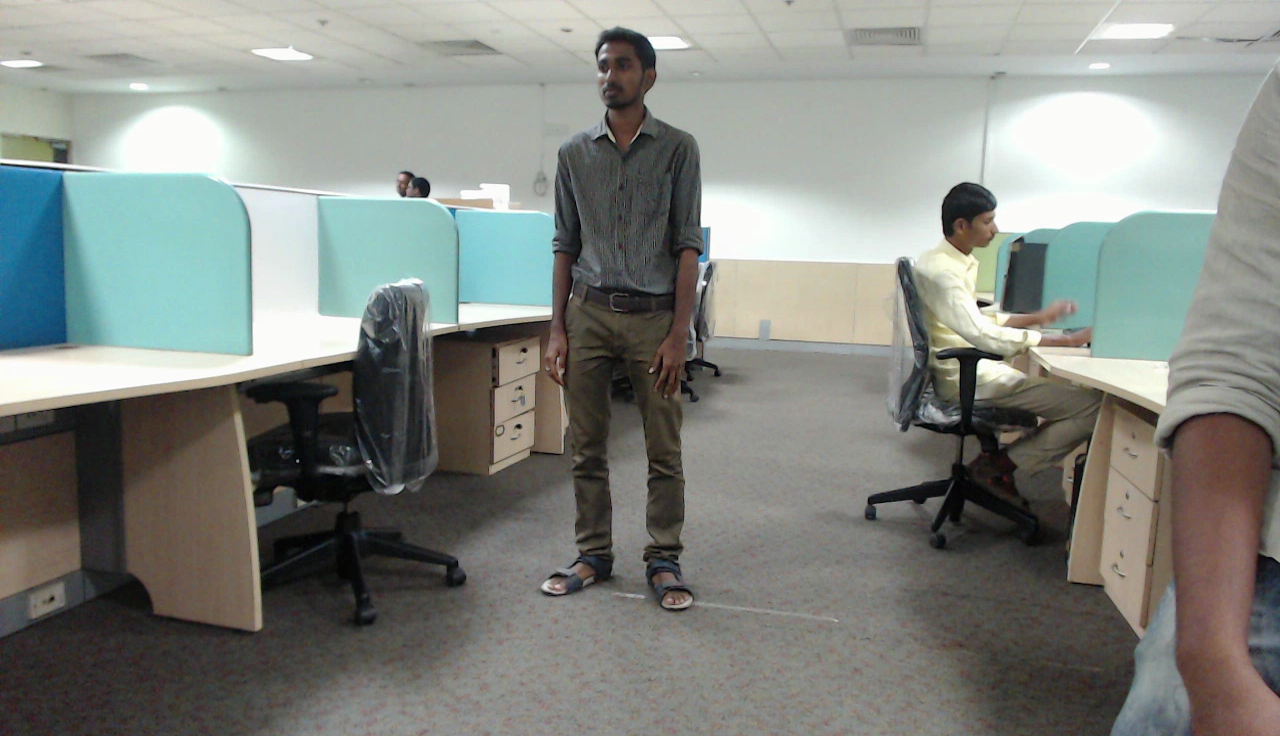
#> input picture rgb_img.png, 1280 x 736 px
$ python random_crop.py   (older library calls are emulated)
#> lines starting #> are read from the running program, lines starting #| are printed output that depends on the picture; after the words box and inside, x2 and y2 are one past the last pixel; in counts of white or black regions, pixels touching at a corner belong together; long printed decimals are rounded
import os
import cv2
import numpy as np
# import scipy.misc as smi
# import tensorflow as tf

def check_area_percentage(orig_mask, cropped_mask, value, ratio):
	# print 'orig_mask.shape, mask.shape, value, percent'
	# print orig_mask.shape, cropped_mask.shape, value, ratio

	area_orig = len(np.where(orig_mask == value)[0])
	area_cropped = len(np.where(cropped_mask == value)[0])

	print( 'ratio', float(area_cropped) / float(area_orig), float(area_cropped) / float(area_orig) >= ratio)
	if float(area_cropped) / float(area_orig) >= ratio:
		return True
	else:
		return False


def random_crop(rgb_img, orig_mask, crop_size, pixel_value, ratio):
    assert rgb_img.shape[0] == orig_mask.shape[0]
    assert rgb_img.shape[1] == orig_mask.shape[1]

    height, width, _ = rgb_img.shape
    w_range = (width - crop_size[0]) // 2 if width>crop_size[0] else 0
    h_range = (height - crop_size[1]) // 2 if height>crop_size[1] else 0

    w_offset = 0 if w_range == 0 else np.random.randint(w_range)
    h_offset = 0 if h_range == 0 else np.random.randint(h_range)

    cropped_rgb = rgb_img[h_offset:h_offset+crop_size[0], w_offset:w_offset+crop_size[1], :]
    cropped_mask = orig_mask[h_offset:h_offset+crop_size[0], w_offset:w_offset+crop_size[1]]

    Area_status = check_area_percentage(orig_mask.copy(), cropped_mask.copy(), pixel_value, ratio)

    return cropped_rgb, cropped_mask, Area_status

def main():
	rgb_image = cv2.imread('rgb_img.png')
#> rgb_image is the input picture: shape (736, 1280, 3); mean B, G, R 128.4, 133.7, 129.9
	mask = cv2.imread('mask.png', cv2.IMREAD_UNCHANGED)
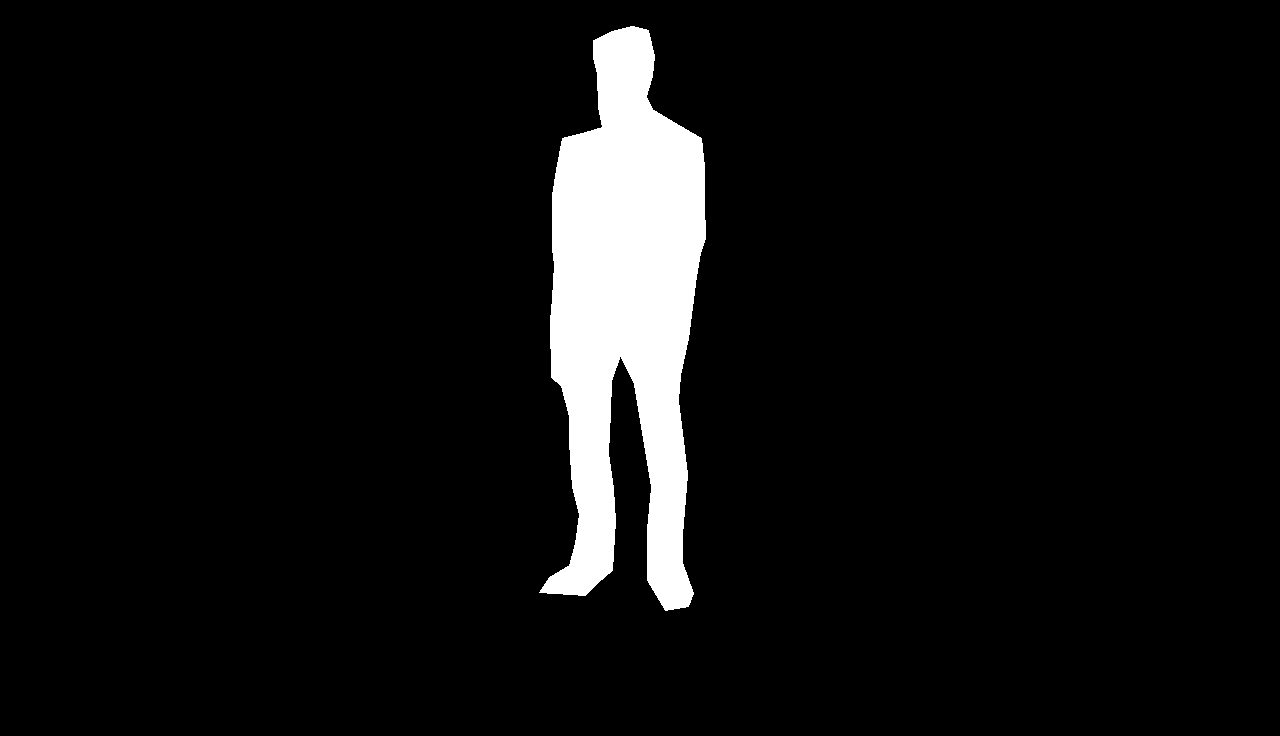
#> input picture mask.png, 1280 x 736 px
#> mask: shape (736, 1280); 6.3% white; 1 white region, box (x1, y1, x2, y2) and area: (539, 26, 706, 611) 59724
	crop_size = [256, 256]

	# set number of maximum trials for random crop (simply to test)
	max_trials = 10

	# area
	min_area_ratio = 0.3

	# actual values in mask
	segment =  {'backgrond':0, 'human':255}

	# which segment to be checked for area
	consider = 'human'

	print ('minimum ratio:', min_area_ratio)
	print ('rgb_images mask values:', np.unique(mask))
#| rgb_images mask values: [  0 255]
	print ('Area to be checked for:', consider, segment[consider]  )
	print ('----------------------------')

	for trial in range(max_trials):
		cropped_img, cropped_mask, Area_status = random_crop(rgb_image.copy(), mask.copy(), crop_size, segment[consider], min_area_ratio)

		cv2.imshow('show_mask', cropped_mask)
		cv2.waitKey(0)

		if Area_status:
			cv2.imwrite('random_crop_out/rgb/rgb'+str(trial)+'.png', cropped_img)
			cv2.imwrite('random_crop_out/mask/mask'+str(trial)+'.png', cropped_mask)
#> this loop made 10 passes
#> Area_status on passes 3, 4, 8, 9: False, False, True, True
#| ratio 0.0 False
#| ratio 0.0 False
#| ratio 0.09974 False
#| ratio 0.1635 False
#| ratio 0.0 False
#| ratio 0.0 False
#| ratio 0.0 False
#| ratio 0.5648 True
#> (further printed lines are left out)
#> pass 1, in random_crop, `cropped_rgb = rgb_img[h_offset:h_offset+crop_size[0], w_offset:w_offse..`:
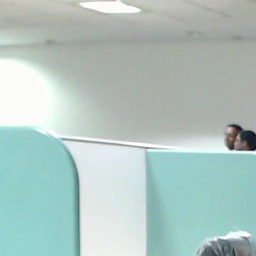
#> cropped_rgb: shape (256, 256, 3); mean of channels 0, 1, 2 192.6, 197.3, 176.3; drawn as B, G, R
#> pass 2, in random_crop (call 2), `cropped_rgb = rgb_img[h_offset:h_offset+crop_size[0], w_offset:w_offse..`:
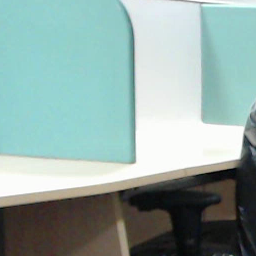
#> cropped_rgb: shape (256, 256, 3); mean of channels 0, 1, 2 164.5, 168.9, 145.5; drawn as B, G, R
#> pass 3, in random_crop (call 3), `cropped_rgb = rgb_img[h_offset:h_offset+crop_size[0], w_offset:w_offse..`:
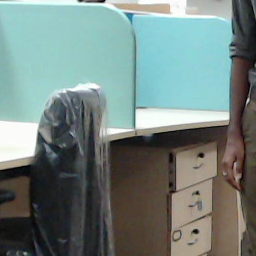
#> cropped_rgb: shape (256, 256, 3); mean of channels 0, 1, 2 127.7, 131.7, 115.4; drawn as B, G, R

	print( '----------------------------')

if __name__=="__main__":
	main()
